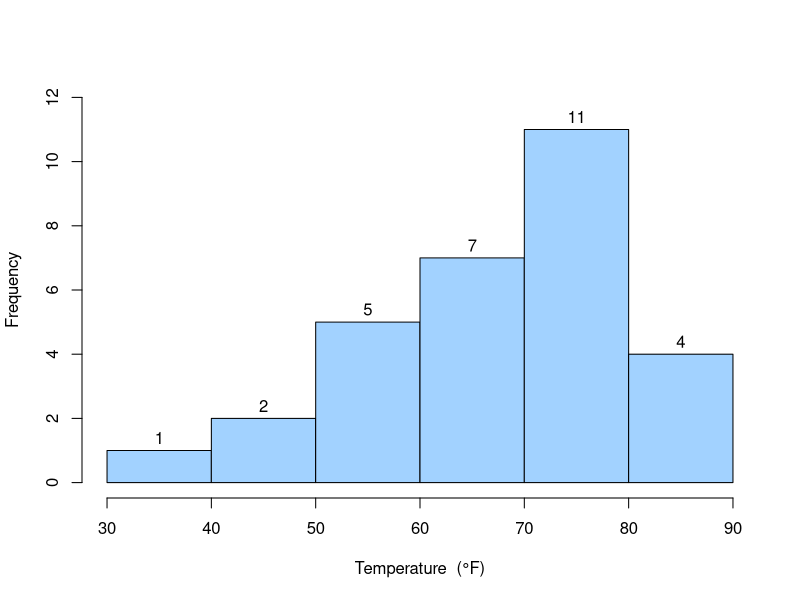
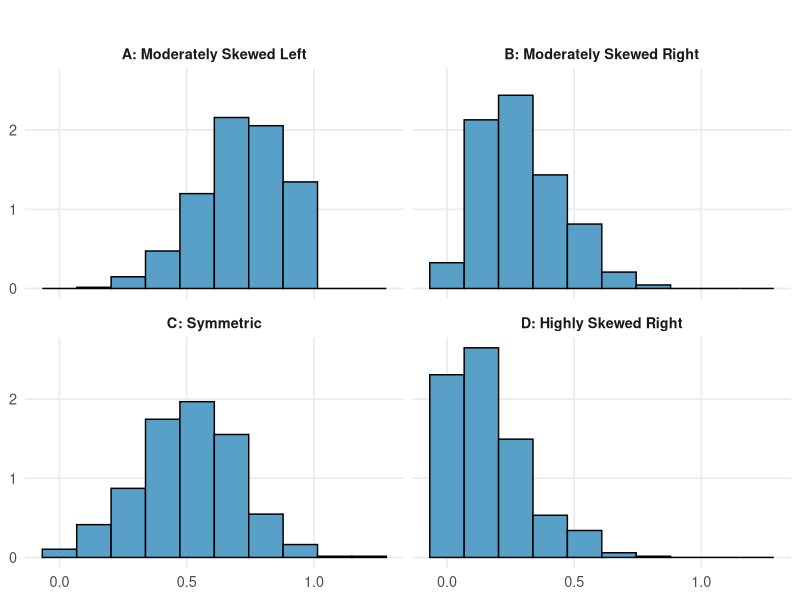
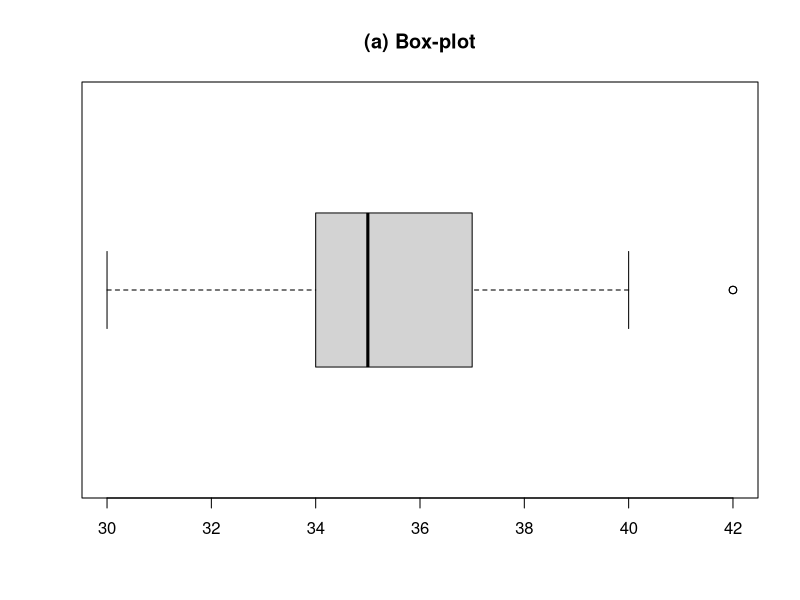
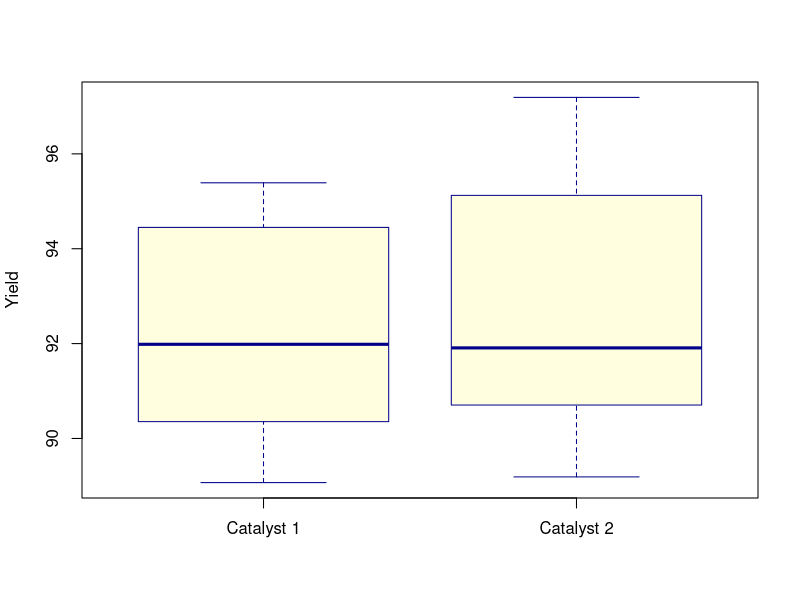
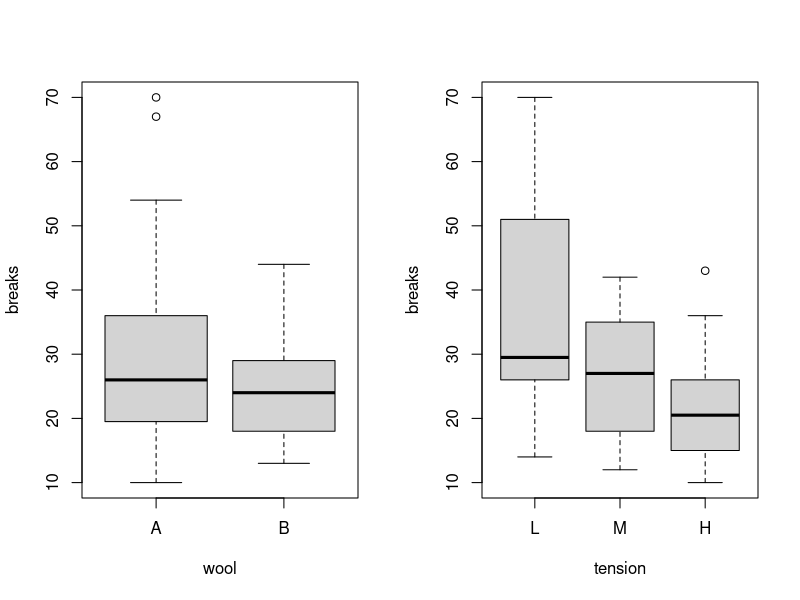

Source code (R) for these figures, in order:
## ---- chunk 1
yarn_cnt=c(22.8, 23.2, 22.9, 22.6, 23.4, 23.0, 
           23.1, 23.0, 22.9, 23.0  )
#length(yarn_cnt)
#sum(yarn_cnt)
#sum(yarn_cnt^2)
#mean(yarn_cnt)
#var(yarn_cnt)
## ---- chunk 2
#| label: fig-fig21
#| fig-cap: "Frequency histogram of temperature (°F)"

fd.data<-c(67, 40, 58, 76, 58, 70, 72, 67, 75, 70, 57, 83, 53, 45, 70, 81, 78, 76, 67, 73, 61, 52, 31, 67, 79, 75, 69, 84, 68, 80)

#summary(fd.data)

hist(fd.data,main = "",
     xlab = "Temperature  (°F)",
     labels = TRUE,ylim=c(0,12), right = FALSE,col = "#a2d2ff")

## ---- chunk 3
#| label: fig-hist.skewness
#| fig-cap: "Histograms Showing Differing Levels of Skewness"

# Load required libraries
library(ggplot2)
library(dplyr)

set.seed(123)

# Generate data with different skewness
df <- data.frame(
  value = c(
    rbeta(500, 2, 5),    # Moderately right skewed
    rbeta(500, 5, 2),    # Moderately left skewed
    rnorm(500, 0.5, .2),# Symmetric
    rbeta(500, 1, 5)     # Highly right skewed
  ),
  panel = factor(rep(c("B: Moderately Skewed Right",
                       "A: Moderately Skewed Left",
                       "C: Symmetric",
                       "D: Highly Skewed Right"),
                     each = 500),
                 levels = c("A: Moderately Skewed Left",
                            "B: Moderately Skewed Right",
                            "C: Symmetric",
                            "D: Highly Skewed Right"))
)

# Plot
ggplot(df, aes(x = value)) +
  geom_histogram(aes(y = after_stat(density)), bins = 10, fill = "#58A0C8", color = "black") +
  facet_wrap(~panel, ncol = 2) +
  labs(
    title = " ",
    y = NULL,
    x = NULL
  ) +
  theme_minimal(base_size = 13) +
  theme(
    strip.text = element_text(face = "bold"),
    plot.title = element_text(face = "bold", hjust = 0.5),
    panel.grid.minor = element_blank()
  )
## ---- chunk 4
#| label: fig-box
#| fig-cap: " Box-plot of fuel consumption (in GpK)"

box=c(30, 34, 34, 34, 34, 35, 35, 35, 35, 35, 35, 37, 37, 38, 40, 42, 42)
boxplot(box,horizontal=TRUE,main="(a) Box-plot")
## ---- chunk 5
#| label: fig-comp_box
#| fig-cap: "Comparison of Catalyst Performance: Catalyst 1 vs. Catalyst 2"
#| fig-width: 4
#| fig-height: 5

# Create the Catalyst Data Frame
catalyst_data <- data.frame(
  Catalyst_1 = c(91.50, 94.18, 92.18, 95.39, 91.79, 89.07, 94.72, 89.21),
  Catalyst_2 = c(89.19, 90.95, 90.46, 93.21, 97.19, 97.04, 91.07, 92.75)
)

# View the data frame
#print(catalyst_data)

# Create the parallel boxplot
boxplot(catalyst_data,
        names = c("Catalyst 1", "Catalyst 2"),
        #main = "Comparison of Catalyst Performance",
        ylab = "Yield",
        col = c("lightyellow", "lightyellow"),
        border = "darkblue")

## ---- chunk 6
#| label: fig-breaks
par(mfrow=c(1,2))
boxplot(breaks~wool, data=warpbreaks)
boxplot(breaks~tension, data=warpbreaks)
